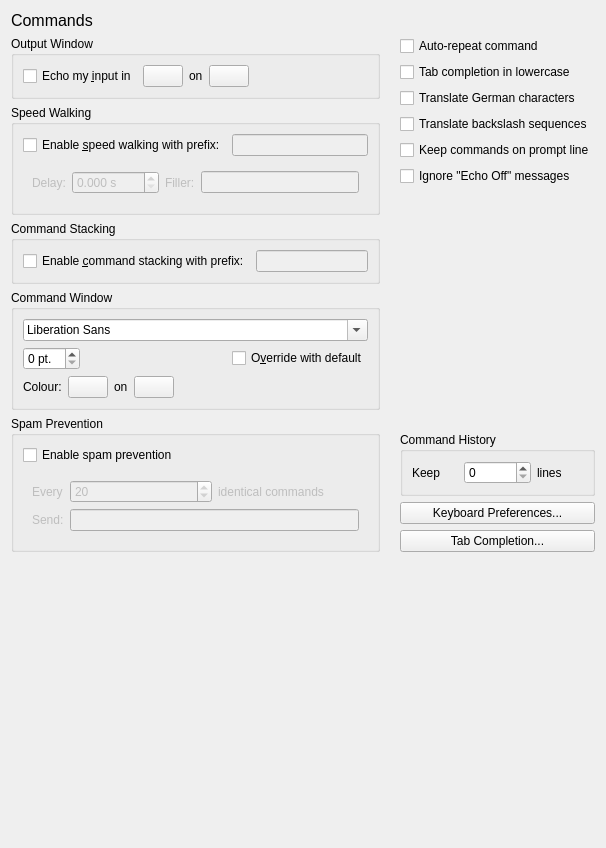
<?xml version="1.0" encoding="UTF-8"?>
<ui version="4.0">
 <class>PrefsCommands</class>
 <widget class="QWidget" name="PrefsCommands">
  <property name="geometry">
   <rect>
    <x>0</x>
    <y>0</y>
    <width>606</width>
    <height>848</height>
   </rect>
  </property>
  <property name="windowTitle">
   <string>Commands</string>
  </property>
  <layout class="QVBoxLayout" name="verticalLayout_2">
   <item>
    <widget class="QLabel" name="label_title">
     <property name="sizePolicy">
      <sizepolicy hsizetype="Preferred" vsizetype="Fixed">
       <horstretch>0</horstretch>
       <verstretch>0</verstretch>
      </sizepolicy>
     </property>
     <property name="font">
      <font>
       <pointsize>12</pointsize>
      </font>
     </property>
     <property name="text">
      <string>Commands</string>
     </property>
    </widget>
   </item>
   <item>
    <layout class="QHBoxLayout" name="_main">
     <property name="spacing">
      <number>20</number>
     </property>
     <item>
      <layout class="QVBoxLayout" name="_options">
       <property name="spacing">
        <number>6</number>
       </property>
       <item>
        <widget class="QGroupBox" name="_output_window">
         <property name="title">
          <string>Output Window</string>
         </property>
         <layout class="QHBoxLayout" name="horizontalLayout_2">
          <item>
           <widget class="QCheckBox" name="display_my_input">
            <property name="text">
             <string>Echo my &amp;input in</string>
            </property>
           </widget>
          </item>
          <item>
           <widget class="QPushButton" name="echo_colors_foreground">
            <property name="text">
             <string/>
            </property>
           </widget>
          </item>
          <item>
           <widget class="QLabel" name="label_echo_colors_background">
            <property name="text">
             <string>on</string>
            </property>
           </widget>
          </item>
          <item>
           <widget class="QPushButton" name="echo_colors_background">
            <property name="text">
             <string/>
            </property>
           </widget>
          </item>
          <item>
           <spacer name="horizontalSpacer">
            <property name="orientation">
             <enum>Qt::Horizontal</enum>
            </property>
            <property name="sizeHint" stdset="0">
             <size>
              <width>40</width>
              <height>20</height>
             </size>
            </property>
           </spacer>
          </item>
         </layout>
        </widget>
       </item>
       <item>
        <widget class="QGroupBox" name="_speed_walking">
         <property name="title">
          <string>Speed Walking</string>
         </property>
         <layout class="QVBoxLayout" name="verticalLayout_4">
          <item>
           <layout class="QHBoxLayout" name="_walk">
            <item>
             <widget class="QCheckBox" name="enable_speed_walk">
              <property name="text">
               <string>Enable &amp;speed walking with prefix:</string>
              </property>
             </widget>
            </item>
            <item>
             <widget class="QLineEdit" name="speed_walk_prefix">
              <property name="enabled">
               <bool>false</bool>
              </property>
             </widget>
            </item>
           </layout>
          </item>
          <item>
           <widget class="QWidget" name="_delay" native="true">
            <property name="enabled">
             <bool>false</bool>
            </property>
            <layout class="QHBoxLayout" name="horizontalLayout_6">
             <item>
              <widget class="QLabel" name="label_speed_walk_delay">
               <property name="text">
                <string>Delay:</string>
               </property>
              </widget>
             </item>
             <item>
              <widget class="QDoubleSpinBox" name="speed_walk_delay">
               <property name="suffix">
                <string> s</string>
               </property>
               <property name="decimals">
                <number>3</number>
               </property>
               <property name="maximum">
                <double>1000.000000000000000</double>
               </property>
              </widget>
             </item>
             <item>
              <widget class="QLabel" name="label_speed_walk_filler">
               <property name="text">
                <string>Filler:</string>
               </property>
              </widget>
             </item>
             <item>
              <widget class="QLineEdit" name="speed_walk_filler"/>
             </item>
            </layout>
           </widget>
          </item>
         </layout>
        </widget>
       </item>
       <item>
        <widget class="QGroupBox" name="_command_stacking">
         <property name="title">
          <string>Command Stacking</string>
         </property>
         <layout class="QHBoxLayout" name="horizontalLayout_3">
          <item>
           <widget class="QCheckBox" name="enable_command_stack">
            <property name="text">
             <string>Enable &amp;command stacking with prefix:</string>
            </property>
           </widget>
          </item>
          <item>
           <widget class="QLineEdit" name="command_stack_character">
            <property name="enabled">
             <bool>false</bool>
            </property>
            <property name="maxLength">
             <number>1</number>
            </property>
           </widget>
          </item>
         </layout>
        </widget>
       </item>
       <item>
        <widget class="QGroupBox" name="_command_window">
         <property name="title">
          <string>Command Window</string>
         </property>
         <layout class="QVBoxLayout" name="verticalLayout_5">
          <item>
           <widget class="QFontComboBox" name="input_font">
            <property name="sizePolicy">
             <sizepolicy hsizetype="Minimum" vsizetype="Fixed">
              <horstretch>0</horstretch>
              <verstretch>0</verstretch>
             </sizepolicy>
            </property>
           </widget>
          </item>
          <item>
           <layout class="QHBoxLayout" name="_font_options">
            <item>
             <widget class="QSpinBox" name="input_font_size">
              <property name="sizePolicy">
               <sizepolicy hsizetype="Fixed" vsizetype="Fixed">
                <horstretch>0</horstretch>
                <verstretch>0</verstretch>
               </sizepolicy>
              </property>
              <property name="suffix">
               <string> pt.</string>
              </property>
             </widget>
            </item>
            <item alignment="Qt::AlignRight">
             <widget class="QCheckBox" name="use_default_input_font">
              <property name="text">
               <string>O&amp;verride with default</string>
              </property>
             </widget>
            </item>
           </layout>
          </item>
          <item>
           <layout class="QHBoxLayout" name="_color">
            <item>
             <widget class="QLabel" name="label_input_colors_foreground">
              <property name="text">
               <string>Colour:</string>
              </property>
             </widget>
            </item>
            <item>
             <widget class="QPushButton" name="input_colors_foreground">
              <property name="text">
               <string/>
              </property>
             </widget>
            </item>
            <item>
             <widget class="QLabel" name="label_input_colors_background">
              <property name="text">
               <string>on</string>
              </property>
             </widget>
            </item>
            <item>
             <widget class="QPushButton" name="input_colors_background">
              <property name="text">
               <string/>
              </property>
             </widget>
            </item>
            <item>
             <spacer name="horizontalSpacer_3">
              <property name="orientation">
               <enum>Qt::Horizontal</enum>
              </property>
              <property name="sizeHint" stdset="0">
               <size>
                <width>40</width>
                <height>20</height>
               </size>
              </property>
             </spacer>
            </item>
           </layout>
          </item>
         </layout>
        </widget>
       </item>
       <item>
        <widget class="QGroupBox" name="_spam_prevention">
         <property name="title">
          <string>Spam Prevention</string>
         </property>
         <layout class="QVBoxLayout" name="verticalLayout_6">
          <item>
           <widget class="QCheckBox" name="enable_spam_prevention">
            <property name="text">
             <string>Enable spam prevention</string>
            </property>
           </widget>
          </item>
          <item>
           <widget class="QWidget" name="_spam_options" native="true">
            <property name="enabled">
             <bool>false</bool>
            </property>
            <layout class="QFormLayout" name="formLayout">
             <item row="1" column="0">
              <widget class="QLabel" name="label_spam_message">
               <property name="text">
                <string>Send:</string>
               </property>
              </widget>
             </item>
             <item row="1" column="1">
              <widget class="QLineEdit" name="spam_message"/>
             </item>
             <item row="0" column="0">
              <widget class="QLabel" name="label_spam_line_count">
               <property name="text">
                <string>Every</string>
               </property>
              </widget>
             </item>
             <item row="0" column="1">
              <layout class="QHBoxLayout" name="_spam_line_count">
               <item>
                <widget class="QSpinBox" name="spam_line_count">
                 <property name="maximum">
                  <number>1000</number>
                 </property>
                 <property name="value">
                  <number>20</number>
                 </property>
                </widget>
               </item>
               <item>
                <widget class="QLabel" name="label_suffix_spam_line">
                 <property name="text">
                  <string>identical commands</string>
                 </property>
                </widget>
               </item>
              </layout>
             </item>
            </layout>
           </widget>
          </item>
         </layout>
        </widget>
       </item>
      </layout>
     </item>
     <item>
      <layout class="QVBoxLayout" name="_checkboxes">
       <property name="spacing">
        <number>6</number>
       </property>
       <item>
        <widget class="QCheckBox" name="auto_repeat">
         <property name="text">
          <string>Auto-repeat command</string>
         </property>
        </widget>
       </item>
       <item>
        <widget class="QCheckBox" name="lower_case_tab_completion">
         <property name="text">
          <string>Tab completion in lowercase</string>
         </property>
        </widget>
       </item>
       <item>
        <widget class="QCheckBox" name="translate_german">
         <property name="text">
          <string>Translate German characters</string>
         </property>
        </widget>
       </item>
       <item>
        <widget class="QCheckBox" name="translate_backslash_sequences">
         <property name="text">
          <string>Translate backslash sequences</string>
         </property>
        </widget>
       </item>
       <item>
        <widget class="QCheckBox" name="keep_commands_on_same_line">
         <property name="text">
          <string>Keep commands on prompt line</string>
         </property>
        </widget>
       </item>
       <item>
        <widget class="QCheckBox" name="no_echo_off">
         <property name="text">
          <string>Ignore &quot;Echo Off&quot; messages</string>
         </property>
        </widget>
       </item>
       <item>
        <spacer name="verticalSpacer_2">
         <property name="orientation">
          <enum>Qt::Vertical</enum>
         </property>
         <property name="sizeHint" stdset="0">
          <size>
           <width>20</width>
           <height>40</height>
          </size>
         </property>
        </spacer>
       </item>
       <item>
        <widget class="QGroupBox" name="groupBox_6">
         <property name="title">
          <string>Command History</string>
         </property>
         <layout class="QHBoxLayout" name="horizontalLayout_10">
          <item>
           <widget class="QLabel" name="label_history_lines">
            <property name="text">
             <string>Keep</string>
            </property>
            <property name="buddy">
             <cstring>history_lines</cstring>
            </property>
           </widget>
          </item>
          <item>
           <widget class="QSpinBox" name="history_lines">
            <property name="maximum">
             <number>100000</number>
            </property>
           </widget>
          </item>
          <item>
           <widget class="QLabel" name="label_suffix_history_lines">
            <property name="text">
             <string>lines</string>
            </property>
           </widget>
          </item>
         </layout>
        </widget>
       </item>
       <item>
        <widget class="QPushButton" name="keyboard_preferences_button">
         <property name="text">
          <string>Keyboard Preferences...</string>
         </property>
        </widget>
       </item>
       <item>
        <widget class="QPushButton" name="tab_completion_button">
         <property name="text">
          <string>Tab Completion...</string>
         </property>
        </widget>
       </item>
      </layout>
     </item>
    </layout>
   </item>
   <item>
    <spacer name="verticalSpacer">
     <property name="orientation">
      <enum>Qt::Vertical</enum>
     </property>
     <property name="sizeHint" stdset="0">
      <size>
       <width>20</width>
       <height>40</height>
      </size>
     </property>
    </spacer>
   </item>
  </layout>
 </widget>
 <resources/>
 <connections>
  <connection>
   <sender>use_default_input_font</sender>
   <signal>toggled(bool)</signal>
   <receiver>input_font</receiver>
   <slot>setDisabled(bool)</slot>
   <hints>
    <hint type="sourcelabel">
     <x>205</x>
     <y>385</y>
    </hint>
    <hint type="destinationlabel">
     <x>214</x>
     <y>356</y>
    </hint>
   </hints>
  </connection>
  <connection>
   <sender>use_default_input_font</sender>
   <signal>toggled(bool)</signal>
   <receiver>input_font_size</receiver>
   <slot>setDisabled(bool)</slot>
   <hints>
    <hint type="sourcelabel">
     <x>267</x>
     <y>388</y>
    </hint>
    <hint type="destinationlabel">
     <x>118</x>
     <y>396</y>
    </hint>
   </hints>
  </connection>
  <connection>
   <sender>enable_speed_walk</sender>
   <signal>toggled(bool)</signal>
   <receiver>speed_walk_prefix</receiver>
   <slot>setEnabled(bool)</slot>
   <hints>
    <hint type="sourcelabel">
     <x>232</x>
     <y>159</y>
    </hint>
    <hint type="destinationlabel">
     <x>274</x>
     <y>169</y>
    </hint>
   </hints>
  </connection>
  <connection>
   <sender>enable_spam_prevention</sender>
   <signal>toggled(bool)</signal>
   <receiver>_spam_options</receiver>
   <slot>setEnabled(bool)</slot>
   <hints>
    <hint type="sourcelabel">
     <x>261</x>
     <y>508</y>
    </hint>
    <hint type="destinationlabel">
     <x>238</x>
     <y>558</y>
    </hint>
   </hints>
  </connection>
  <connection>
   <sender>enable_command_stack</sender>
   <signal>toggled(bool)</signal>
   <receiver>command_stack_character</receiver>
   <slot>setEnabled(bool)</slot>
   <hints>
    <hint type="sourcelabel">
     <x>260</x>
     <y>286</y>
    </hint>
    <hint type="destinationlabel">
     <x>287</x>
     <y>283</y>
    </hint>
   </hints>
  </connection>
  <connection>
   <sender>enable_speed_walk</sender>
   <signal>toggled(bool)</signal>
   <receiver>_delay</receiver>
   <slot>setEnabled(bool)</slot>
   <hints>
    <hint type="sourcelabel">
     <x>122</x>
     <y>160</y>
    </hint>
    <hint type="destinationlabel">
     <x>63</x>
     <y>185</y>
    </hint>
   </hints>
  </connection>
 </connections>
</ui>
